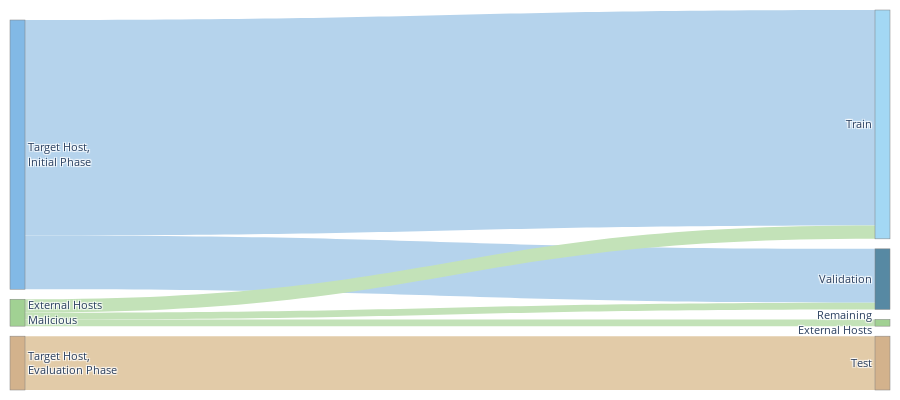

Write notebook code for a chart like this one.
### Code cell
transition = [[0.8, 0.2, 0., 0.], [0., 0., 1., 0.], [0.5, 0.25, 0, 0.25]]
volume = [100, 20, 10]
label = [
        "Target Host,<br>Initial Phase",
        "Target Host,<br>Evaluation Phase", 
        "External Hosts<br>Malicious",
        "Train",
        "Validation",
        "Test",
        "Remaining<br>External Hosts"]
# Define source and target indices for the Sankey diagram
sources = []
targets = []
values = []

# Map transitions from the first three labels to the last three (Train, Validation, Test)
for i, row in enumerate(transition):
    for j, frac in enumerate(row):
        if frac > 0:
            sources.append(i)
            targets.append(3 + j)
            values.append(volume[i] * frac)

# Define muted colors for nodes and links (background-friendly, thesis style)
node_colors = [
    "#82B9E6",  # Target Host, Initial Phase (muted blue)
    "#D3B28C",  # Target Host, Evaluation Phase (muted beige)
    "#A1D193",  # External Hosts Malicious (muted green)
    "#A3D8F4",  # Train (soft blue)
    "#5789A3",  # Validation (soft yellow-orange)
    "#D3B28C",  # Test (soft green)
    "#A1D193"   # Remaining External Hosts (soft pink)
]

# Muted versions of the source node colors for links
link_colors = [
    "#B5D3EC", "#B5D3EC",  # from node 0 (muted blue)
    "#E2CBA8",             # from node 1 (muted beige)
    "#C3E2B8", "#C3E2B8", "#C3E2B8"  # from node 2 (muted green)
]

# Define manual vertical (y) positions for each node (0 = top, 1 = bottom)
# Adjust to your desired visual order

# Make the distance between source and target smaller by adjusting node_x
node_x = [0.0, 0.0, 0.0, 0.7, 0.7, 0.7, 0.7]  # Move targets closer to sources

# Update your Sankey chart with `x` and `y`
fig = go.Figure(data=[go.Sankey(
    node=dict(
        pad=10,  # Reduce padding for a more compact layout
        thickness=15,  # Reduce thickness for a smaller appearance
        line=dict(color="gray", width=0.5),
        label=label,
        color=node_colors,
        x=node_x
    ),
    link=dict(
        source=sources,
        target=targets,
        value=values,
        color=link_colors
    ))])

fig.update_layout(
    font_size=11,
    plot_bgcolor='white',
    paper_bgcolor='white',
    width=900,
    height=400,
    margin=dict(l=10, r=10, t=10, b=10)
)

fig.write_image("plots/sankey_compact.pdf", format="pdf", width=600, height=350, scale=2)
fig.show()

### Figure 1 — Plotly figure (JSON) as saved in the notebook; plotly's stock layout.template omitted (floating-point values rounded to 4 significant figures)
{"data": [{"link": {"color": ["#B5D3EC", "#B5D3EC", "#E2CBA8", "#C3E2B8", "#C3E2B8", "#C3E2B8"], "source": [0, 0, 1, 2, 2, 2], "target": [3, 4, 5, 3, 4, 6], "value": [80, 20, 20, 5, 2.5, 2.5]}, "node": {"color": ["#82B9E6", "#D3B28C", "#A1D193", "#A3D8F4", "#5789A3", "#D3B28C", "#A1D193"], "label": ["Target Host,<br>Initial Phase", "Target Host,<br>Evaluation Phase", "External Hosts<br>Malicious", "Train", "Validation", "Test", "Remaining<br>External Hosts"], "line": {"color": "gray", "width": 0.5}, "pad": 10, "thickness": 15, "x": [0, 0, 0, 0.7, 0.7, 0.7, 0.7]}, "type": "sankey"}], "layout": {"font": {"size": 11}, "height": 400, "margin": {"b": 10, "l": 10, "r": 10, "t": 10}, "paper_bgcolor": "white", "plot_bgcolor": "white", "width": 900}}
